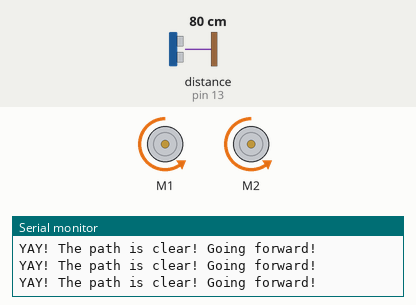
This sketch was run on a simulated Arduino Uno, built with avr-gcc and run on an emulated ATmega328P. Parts: 2 × DC motor (green arrow = forward, orange = backward, longer = faster), the last lines printed to the serial monitor. Wiring (inferred from the names in the program): ultrasonic range finder: trigger pin 12; echo pin 13. The inputs (shaded band) are chosen by the test bench; at power-on: distance to the obstacle (sensor on pin 13) 80 cm. The echo pulse lasts 58.3 µs per cm.

Above: at 1.2 s.
1.3 s: distance to the obstacle (sensor on pin 13) set to 51 cm
2.8 s: distance to the obstacle (sensor on pin 13) set to 43 cm
At 4.4 s:
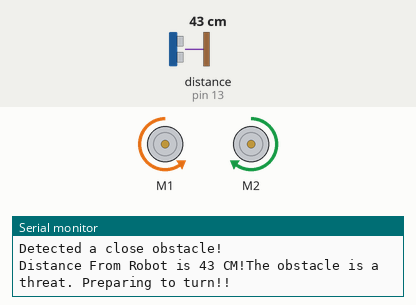
Timing chart, 0 to 5.9 s (numbered marks = the images above; inputs shaded):
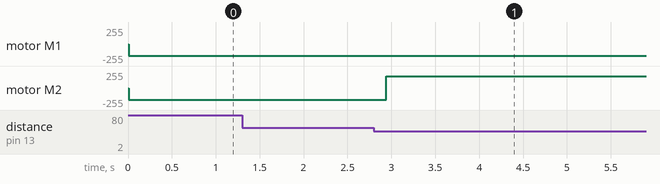

The sketch:

arduino_car.ino
```cpp
#include <AFMotor.h> //import your motor shield library
#define trigPin 12 // define the pins of your sensor
#define echoPin 13
AF_DCMotor motor1(1,MOTOR12_64KHZ); // set up motors.
AF_DCMotor motor2(2, MOTOR12_8KHZ);

void setup() {
  Serial.begin(9600); // begin serial communitication
  Serial.println("Let's goooooo!");
  pinMode(trigPin, OUTPUT);// Output (pin 12) (Send sound waves)
  pinMode(echoPin, INPUT);// Input (pin 13) (recieve sound waves)
  motor1.setSpeed(175); //set the speed of the motors, between 0-255
motor2.setSpeed (175);
}

void loop() {

   long duration, distance; // start the scan
  digitalWrite(trigPin, LOW);
  delayMicroseconds(3); // delays are required for a succesful sensor operation.
  digitalWrite(trigPin, HIGH);

  delayMicroseconds(8); //this delay is required as well!
  digitalWrite(trigPin, LOW);
  duration = pulseIn(echoPin, HIGH);
  distance = (duration/2) / 29.1;// convert the distance to centimeters.
  if (distance < 45)/*if there's an obstacle 25 centimers, ahead, do the following: */ {
  Serial.println ("Detected a close obstacle!" );
Serial.print ("Distance From Robot is " );
Serial.print ( distance);
Serial.print ( " CM!");// print out the distance in centimeters.

Serial.println ("The obstacle is a threat. Preparing to turn!!");
Serial.println (" Turning !");
    motor1.run(BACKWARD);
    motor2.run (FORWARD);

}
  else {
   Serial.println ("YAY! The path is clear! Going forward!");
   delay (3);
   motor1.run(BACKWARD);  //PS: I have my car set up backward, so my backward = forward. change as needed
    motor2.run(BACKWARD);
  }


}
```

Measured:
- the behaviour switches between 46 and 45 cm on distance to the obstacle (sensor on pin 13) (found by bisection; images 0 and 1)
- after the input at 2.8 s, motor M2: backward 175/255 → forward 175/255 after 0.14 s
